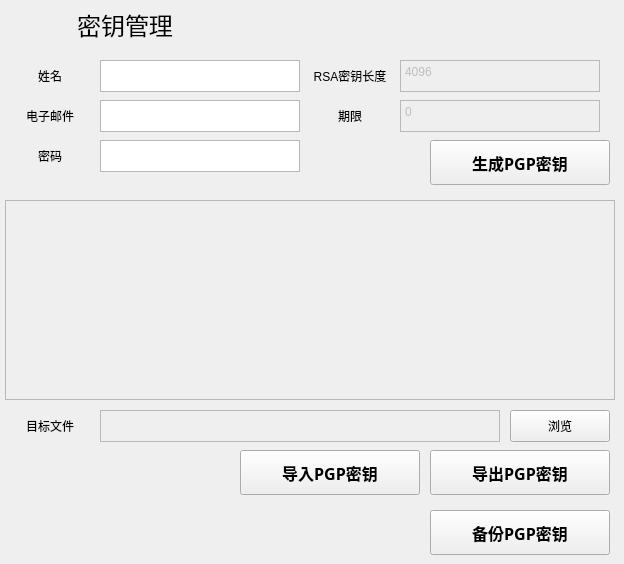
    <widget class="QWidget" name="page_1">
     <widget class="QLabel" name="title_label_1">
      <property name="geometry">
       <rect>
        <x>0</x>
        <y>0</y>
        <width>250</width>
        <height>50</height>
       </rect>
      </property>
      <property name="font">
       <font>
        <family>.萍方-简</family>
        <pointsize>18</pointsize>
       </font>
      </property>
      <property name="text">
       <string>密钥管理</string>
      </property>
      <property name="alignment">
       <set>Qt::AlignCenter</set>
      </property>
     </widget>
     <widget class="QLabel" name="key_label_1">
      <property name="geometry">
       <rect>
        <x>0</x>
        <y>60</y>
        <width>100</width>
        <height>32</height>
       </rect>
      </property>
      <property name="text">
       <string>姓名</string>
      </property>
      <property name="alignment">
       <set>Qt::AlignCenter</set>
      </property>
     </widget>
     <widget class="QLabel" name="key_label_2">
      <property name="geometry">
       <rect>
        <x>0</x>
        <y>100</y>
        <width>100</width>
        <height>32</height>
       </rect>
      </property>
      <property name="text">
       <string>电子邮件</string>
      </property>
      <property name="alignment">
       <set>Qt::AlignCenter</set>
      </property>
     </widget>
     <widget class="QLabel" name="key_label_3">
      <property name="geometry">
       <rect>
        <x>0</x>
        <y>140</y>
        <width>100</width>
        <height>32</height>
       </rect>
      </property>
      <property name="text">
       <string>密码</string>
      </property>
      <property name="alignment">
       <set>Qt::AlignCenter</set>
      </property>
     </widget>
     <widget class="QLabel" name="key_label_4">
      <property name="geometry">
       <rect>
        <x>300</x>
        <y>60</y>
        <width>100</width>
        <height>32</height>
       </rect>
      </property>
      <property name="text">
       <string>RSA密钥长度</string>
      </property>
      <property name="alignment">
       <set>Qt::AlignCenter</set>
      </property>
     </widget>
     <widget class="QLabel" name="key_label_5">
      <property name="geometry">
       <rect>
        <x>300</x>
        <y>100</y>
        <width>100</width>
        <height>32</height>
       </rect>
      </property>
      <property name="text">
       <string>期限</string>
      </property>
      <property name="alignment">
       <set>Qt::AlignCenter</set>
      </property>
     </widget>
     <widget class="QTextEdit" name="key_tf_1">
      <property name="geometry">
       <rect>
        <x>100</x>
        <y>60</y>
        <width>200</width>
        <height>32</height>
       </rect>
      </property>
     </widget>
     <widget class="QTextEdit" name="key_tf_2">
      <property name="geometry">
       <rect>
        <x>100</x>
        <y>100</y>
        <width>200</width>
        <height>32</height>
       </rect>
      </property>
     </widget>
     <widget class="QTextEdit" name="key_tf_3">
      <property name="geometry">
       <rect>
        <x>100</x>
        <y>140</y>
        <width>200</width>
        <height>32</height>
       </rect>
      </property>
     </widget>
     <widget class="QTextEdit" name="key_tf_4">
      <property name="enabled">
       <bool>false</bool>
      </property>
      <property name="geometry">
       <rect>
        <x>400</x>
        <y>60</y>
        <width>200</width>
        <height>32</height>
       </rect>
      </property>
      <property name="html">
       <string>&lt;!DOCTYPE HTML PUBLIC &quot;-//W3C//DTD HTML 4.0//EN&quot; &quot;http://www.w3.org/TR/REC-html40/strict.dtd&quot;&gt;
&lt;html&gt;&lt;head&gt;&lt;meta name=&quot;qrichtext&quot; content=&quot;1&quot; /&gt;&lt;style type=&quot;text/css&quot;&gt;
p, li { white-space: pre-wrap; }
&lt;/style&gt;&lt;/head&gt;&lt;body style=&quot; font-family:'.蘋方-簡'; font-size:9pt; font-weight:400; font-style:normal;&quot;&gt;
&lt;p style=&quot; margin-top:0px; margin-bottom:0px; margin-left:0px; margin-right:0px; -qt-block-indent:0; text-indent:0px;&quot;&gt;4096&lt;/p&gt;&lt;/body&gt;&lt;/html&gt;</string>
      </property>
     </widget>
     <widget class="QTextEdit" name="key_tf_5">
      <property name="enabled">
       <bool>false</bool>
      </property>
      <property name="geometry">
       <rect>
        <x>400</x>
        <y>100</y>
        <width>200</width>
        <height>32</height>
       </rect>
      </property>
      <property name="html">
       <string>&lt;!DOCTYPE HTML PUBLIC &quot;-//W3C//DTD HTML 4.0//EN&quot; &quot;http://www.w3.org/TR/REC-html40/strict.dtd&quot;&gt;
&lt;html&gt;&lt;head&gt;&lt;meta name=&quot;qrichtext&quot; content=&quot;1&quot; /&gt;&lt;style type=&quot;text/css&quot;&gt;
p, li { white-space: pre-wrap; }
&lt;/style&gt;&lt;/head&gt;&lt;body style=&quot; font-family:'.蘋方-簡'; font-size:9pt; font-weight:400; font-style:normal;&quot;&gt;
&lt;p style=&quot; margin-top:0px; margin-bottom:0px; margin-left:0px; margin-right:0px; -qt-block-indent:0; text-indent:0px;&quot;&gt;0&lt;/p&gt;&lt;/body&gt;&lt;/html&gt;</string>
      </property>
     </widget>
     <widget class="QPushButton" name="key_push_1">
      <property name="geometry">
       <rect>
        <x>430</x>
        <y>140</y>
        <width>180</width>
        <height>45</height>
       </rect>
      </property>
      <property name="font">
       <font>
        <family>微软雅黑</family>
        <pointsize>12</pointsize>
        <weight>75</weight>
        <bold>true</bold>
       </font>
      </property>
      <property name="text">
       <string>生成PGP密钥</string>
      </property>
     </widget>
     <widget class="QTextEdit" name="key_display">
      <property name="enabled">
       <bool>false</bool>
      </property>
      <property name="geometry">
       <rect>
        <x>5</x>
        <y>200</y>
        <width>610</width>
        <height>200</height>
       </rect>
      </property>
     </widget>
     <widget class="QLabel" name="key_label_6">
      <property name="geometry">
       <rect>
        <x>0</x>
        <y>410</y>
        <width>100</width>
        <height>32</height>
       </rect>
      </property>
      <property name="text">
       <string>目标文件</string>
      </property>
      <property name="alignment">
       <set>Qt::AlignCenter</set>
      </property>
     </widget>
     <widget class="QTextEdit" name="key_tf_6">
      <property name="enabled">
       <bool>false</bool>
      </property>
      <property name="geometry">
       <rect>
        <x>100</x>
        <y>410</y>
        <width>400</width>
        <height>32</height>
       </rect>
      </property>
     </widget>
     <widget class="QPushButton" name="key_push_2">
      <property name="geometry">
       <rect>
        <x>510</x>
        <y>410</y>
        <width>100</width>
        <height>32</height>
       </rect>
      </property>
      <property name="text">
       <string>浏览</string>
      </property>
     </widget>
     <widget class="QPushButton" name="key_push_3">
      <property name="geometry">
       <rect>
        <x>240</x>
        <y>450</y>
        <width>180</width>
        <height>45</height>
       </rect>
      </property>
      <property name="font">
       <font>
        <family>微软雅黑</family>
        <pointsize>12</pointsize>
        <weight>75</weight>
        <bold>true</bold>
       </font>
      </property>
      <property name="text">
       <string>导入PGP密钥</string>
      </property>
     </widget>
     <widget class="QPushButton" name="key_push_4">
      <property name="geometry">
       <rect>
        <x>430</x>
        <y>450</y>
        <width>180</width>
        <height>45</height>
       </rect>
      </property>
      <property name="font">
       <font>
        <family>微软雅黑</family>
        <pointsize>12</pointsize>
        <weight>75</weight>
        <bold>true</bold>
       </font>
      </property>
      <property name="text">
       <string>导出PGP密钥</string>
      </property>
     </widget>
     <widget class="QPushButton" name="key_push_5">
      <property name="geometry">
       <rect>
        <x>430</x>
        <y>510</y>
        <width>180</width>
        <height>45</height>
       </rect>
      </property>
      <property name="font">
       <font>
        <family>微软雅黑</family>
        <pointsize>12</pointsize>
        <weight>75</weight>
        <bold>true</bold>
       </font>
      </property>
      <property name="text">
       <string>备份PGP密钥</string>
      </property>
     </widget>
    </widget>
